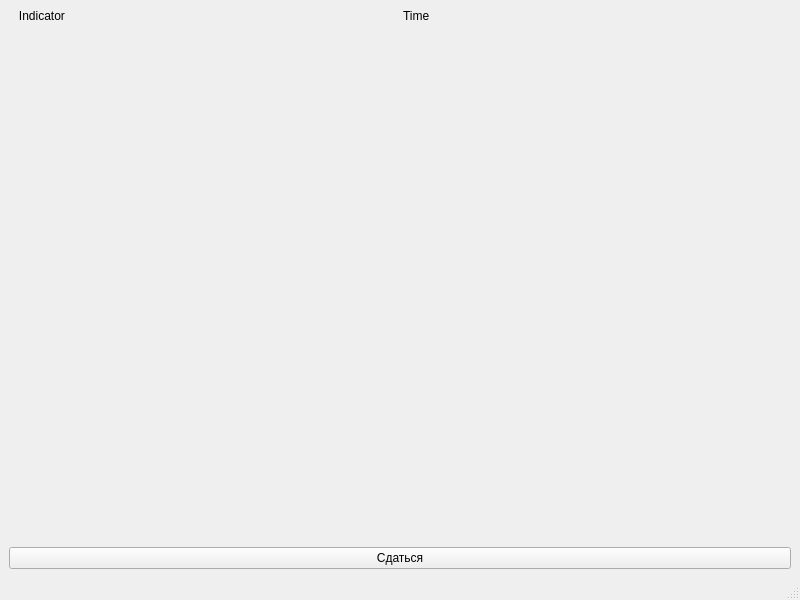
<?xml version="1.0" encoding="UTF-8"?>
<ui version="4.0">
 <class>GameWindow</class>
 <widget class="QMainWindow" name="GameWindow">
  <property name="geometry">
   <rect>
    <x>0</x>
    <y>0</y>
    <width>800</width>
    <height>600</height>
   </rect>
  </property>
  <property name="windowTitle">
   <string>MainWindow</string>
  </property>
  <widget class="QWidget" name="centralwidget">
   <layout class="QVBoxLayout" name="verticalLayout">
    <item>
     <layout class="QHBoxLayout" name="horizontalLayout">
      <item>
       <widget class="QLabel" name="indicator">
        <property name="text">
         <string>   Indicator</string>
        </property>
       </widget>
      </item>
      <item>
       <widget class="QLabel" name="timeLabel">
        <property name="text">
         <string>Time</string>
        </property>
       </widget>
      </item>
     </layout>
    </item>
    <item>
     <widget class="QWidget" name="boardWidget" native="true">
      <property name="sizePolicy">
       <sizepolicy hsizetype="Preferred" vsizetype="Expanding">
        <horstretch>0</horstretch>
        <verstretch>0</verstretch>
       </sizepolicy>
      </property>
     </widget>
    </item>
    <item>
     <widget class="QPushButton" name="surrenderButton">
      <property name="text">
       <string>Сдаться</string>
      </property>
     </widget>
    </item>
   </layout>
  </widget>
  <widget class="QMenuBar" name="menubar">
   <property name="geometry">
    <rect>
     <x>0</x>
     <y>0</y>
     <width>800</width>
     <height>37</height>
    </rect>
   </property>
  </widget>
  <widget class="QStatusBar" name="statusbar"/>
 </widget>
 <resources/>
 <connections/>
</ui>
